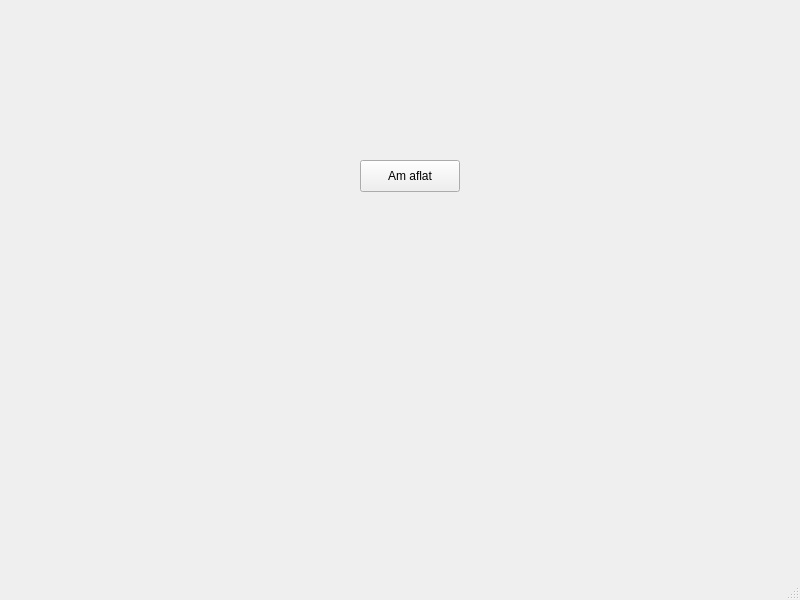
<?xml version="1.0" encoding="UTF-8"?>
<ui version="4.0">
 <class>MainWindow</class>
 <widget class="QMainWindow" name="MainWindow">
  <property name="geometry">
   <rect>
    <x>0</x>
    <y>0</y>
    <width>800</width>
    <height>600</height>
   </rect>
  </property>
  <property name="windowTitle">
   <string>MainWindow</string>
  </property>
  <widget class="QWidget" name="centralwidget">
   <widget class="QPushButton" name="pushButton">
    <property name="geometry">
     <rect>
      <x>360</x>
      <y>160</y>
      <width>100</width>
      <height>32</height>
     </rect>
    </property>
    <property name="text">
     <string>Am aflat</string>
    </property>
   </widget>
  </widget>
  <widget class="QMenuBar" name="menubar">
   <property name="geometry">
    <rect>
     <x>0</x>
     <y>0</y>
     <width>800</width>
     <height>24</height>
    </rect>
   </property>
  </widget>
  <widget class="QStatusBar" name="statusbar"/>
 </widget>
 <resources/>
 <connections/>
</ui>
